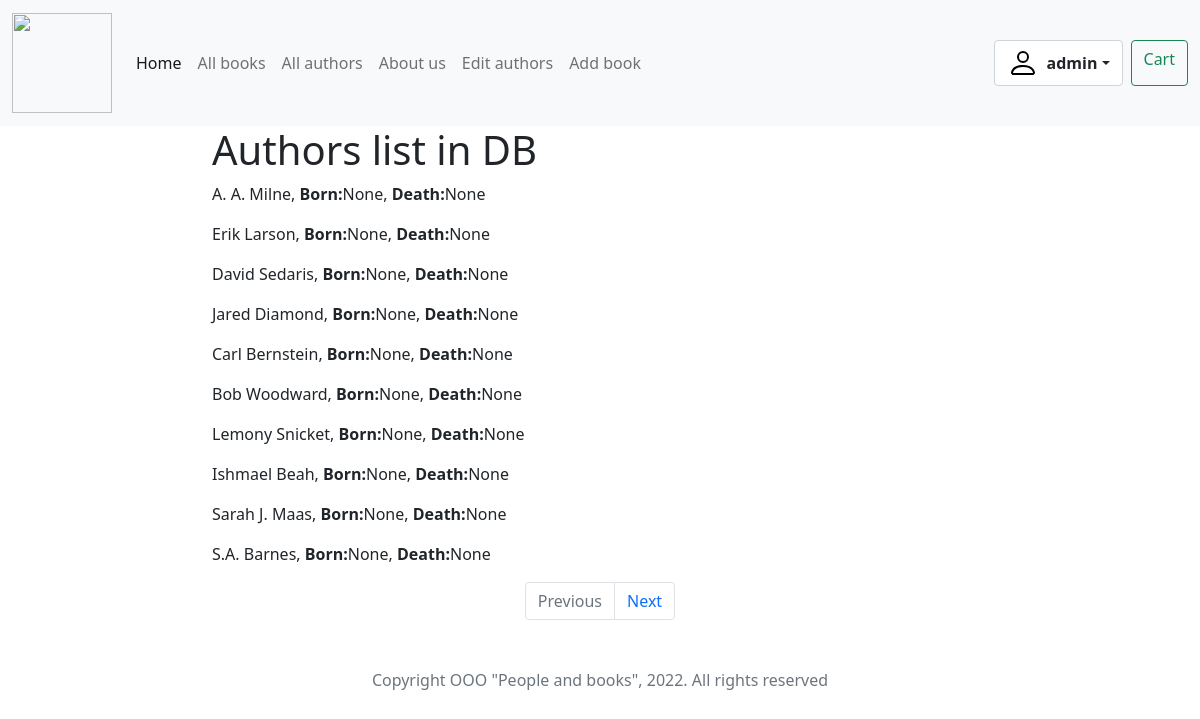
Before: /authors/ (signed in) with the older database file.
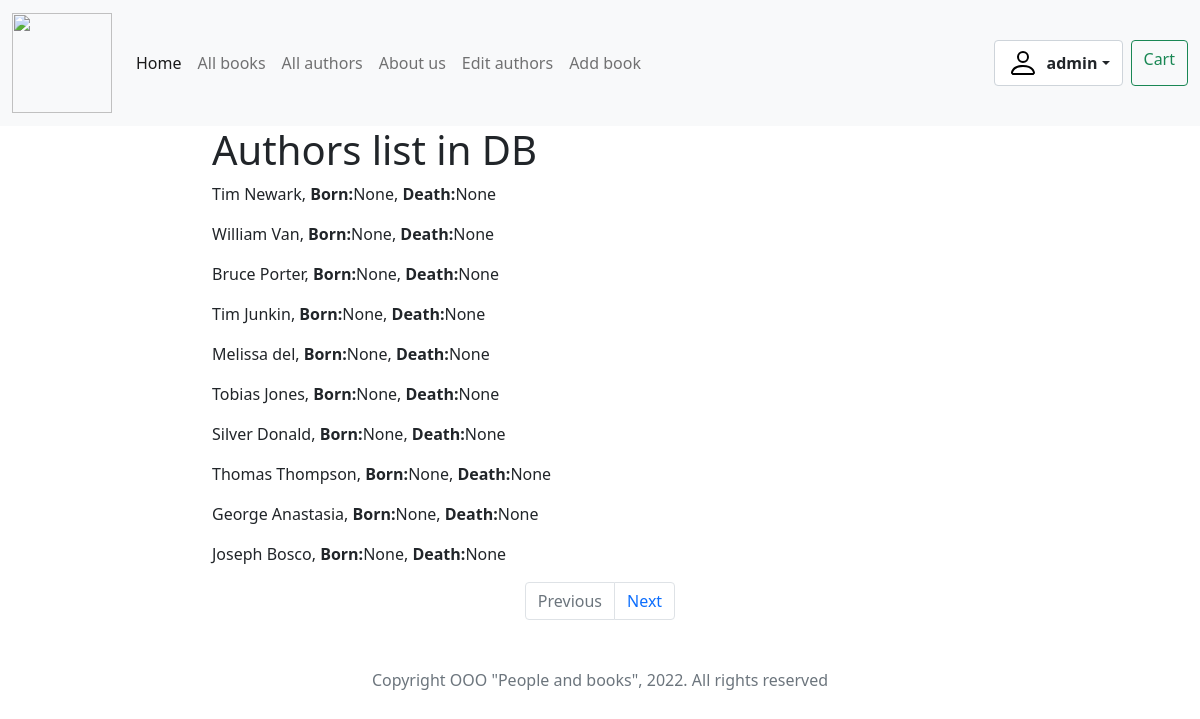
After: the same page with the newer database file.
### catalog/models.py (models this page shows, shortened)
class Author(models.Model):
    first_name = models.CharField(max_length=100, help_text="Enter author first name", verbose_name="Author first name")
    last_name = models.CharField(max_length=100, help_text="Enter author last name", verbose_name="Author last name")
    date_of_birth = models.DateField(help_text="Enter a author`s date of birth",
                                     verbose_name="Author date of birth",
                                     null=True,
                                     blank=True)
    date_of_death = models.DateField(help_text="Enter a author`s date of death",
                                     verbose_name="Author date of death",
                                     null=True,
                                     blank=True)
    class Meta:
        ordering = ['-id']

### catalog/views.py (the view)
# urls.py: re_path(r'^authors/$', views.AuthorListView.as_view(), name='authors'),
class AuthorListView(generic.ListView):
    model = Author
    paginate_by = 10

### catalog/templates/catalog/author_list.html
{% extends 'base_generic.html' %}
{% block content %}
    <h1>Authors list in DB</h1>
    {% if author_list %}
        {% for author in author_list %}
        <p>{{author.first_name}} {{author.last_name}},
            <strong>Born:</strong>{{author.date_of_birth}},
            <strong>Death:</strong>{{author.date_of_death}}</p>
        {% endfor %}
    {% else %}
        <p>No authors in DB</p>
    {% endif %}
{% endblock content %}

Changed rows visible on the page:
no longer on this page (row unchanged): Author: first_name "A. A.", last_name "Milne", date_of_birth "None", date_of_death "None"
no longer on this page (row unchanged): Author: first_name "Erik", last_name "Larson", date_of_birth "None", date_of_death "None"
no longer on this page (row unchanged): Author: first_name "David", last_name "Sedaris", date_of_birth "None", date_of_death "None"
no longer on this page (row unchanged): Author: first_name "Jared", last_name "Diamond", date_of_birth "None", date_of_death "None"
no longer on this page (row unchanged): Author: first_name "Carl", last_name "Bernstein", date_of_birth "None", date_of_death "None"
no longer on this page (row unchanged): Author: first_name "Bob", last_name "Woodward", date_of_birth "None", date_of_death "None"
no longer on this page (row unchanged): Author: first_name "Lemony", last_name "Snicket", date_of_birth "None", date_of_death "None"
no longer on this page (row unchanged): Author: first_name "Ishmael", last_name "Beah", date_of_birth "None", date_of_death "None"
no longer on this page (row unchanged): Author: first_name "Sarah", last_name "J. Maas", date_of_birth "None", date_of_death "None"
no longer on this page (row unchanged): Author: first_name "S.A.", last_name "Barnes", date_of_birth "None", date_of_death "None"
added Author: first_name "Tim", last_name "Newark", date_of_birth "None", date_of_death "None"
added Author: first_name "William", last_name "Van", date_of_birth "None", date_of_death "None"
added Author: first_name "Bruce", last_name "Porter", date_of_birth "None", date_of_death "None"
added Author: first_name "Tim", last_name "Junkin", date_of_birth "None", date_of_death "None"
added Author: first_name "Melissa", last_name "del", date_of_birth "None", date_of_death "None"
added Author: first_name "Tobias", last_name "Jones", date_of_birth "None", date_of_death "None"
added Author: first_name "Silver", last_name "Donald", date_of_birth "None", date_of_death "None"
added Author: first_name "Thomas", last_name "Thompson", date_of_birth "None", date_of_death "None"
added Author: first_name "George", last_name "Anastasia", date_of_birth "None", date_of_death "None"
added Author: first_name "Joseph", last_name "Bosco", date_of_birth "None", date_of_death "None"
